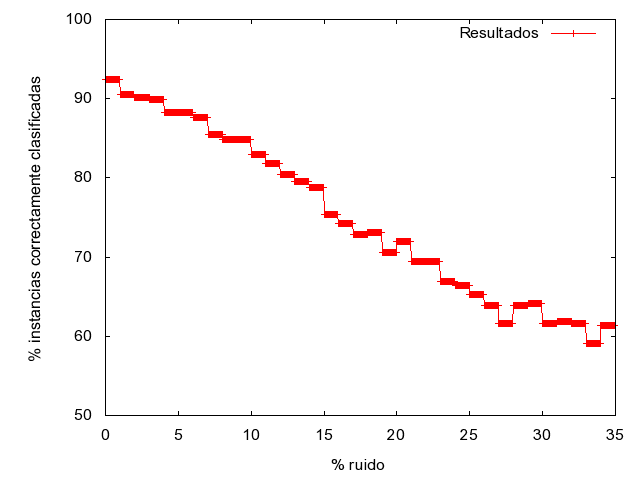

Generate this figure with gnuplot:
set xrange [0:35]
set yrange [50:100]
set xlabel "% ruido"
set ylabel "% instancias correctamente clasificadas"
set terminal png
set output "C:\\dump\\ejercicio3\\graficos\\IBK_porcentajes.png"
plot  "C:\\dump\\ejercicio3\\tablas\\IBK_porcentajes.txt" using 1:2 title 'Resultados' with linespoints